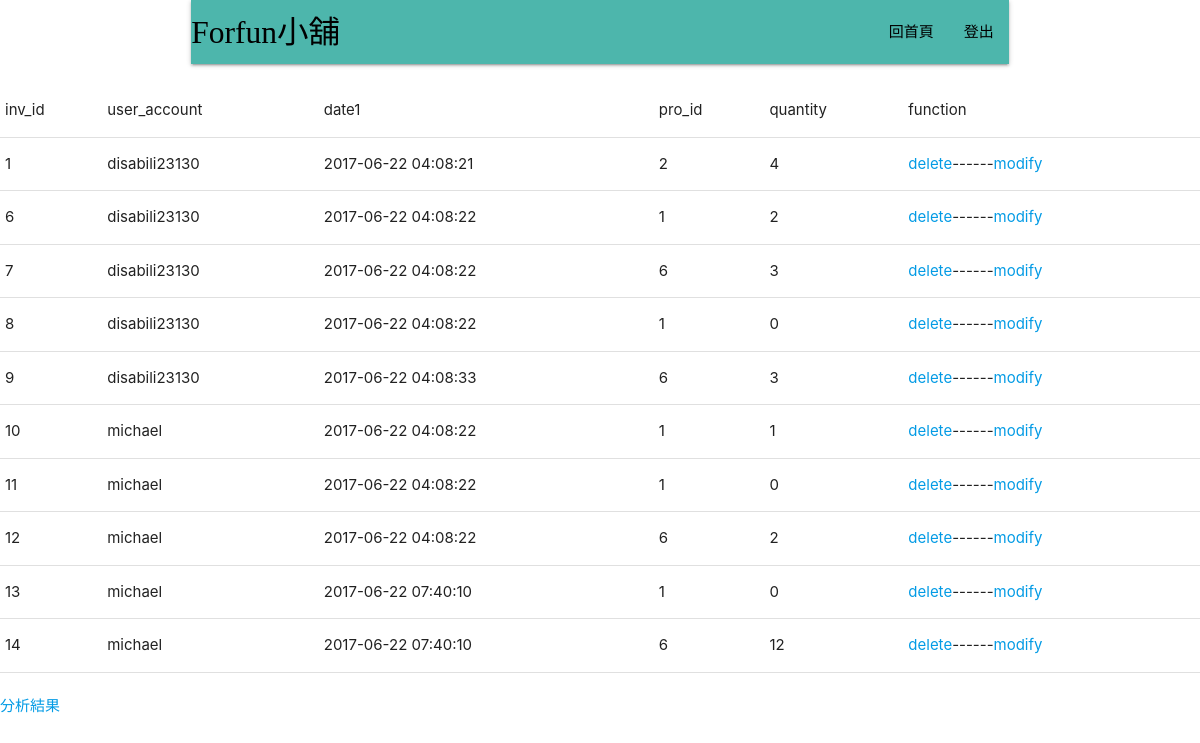
/ordermanage.php, run on the app's committed database.
### tables this page shows
CREATE TABLE `invoice` (
  `inv_id` int(10) NOT NULL,
  `user_account` varchar(40) NOT NULL,
  `date1` timestamp NOT NULL,
  `pro_id` int(10) NOT NULL,
  `quantity` int(10) NOT NULL
);

### ordermanage.php (the view, shortened to what this page needs)
 <!DOCTYPE html>
    <html>
      <head>
        <link href="materialize/css/materialize.min.css" rel="stylesheet">
        <link type="text/css" rel="stylesheet" href="materialize/css/materialize.min.css"  media="screen,projection"/>
      </head>
      <body>
        <div class="container">
          <div class="row">
            <div class="col s12">
               <nav>
                <div class="nav-wrapper teal lighten-2 hoverable">
                  <a  class="brand-logo"><span style="font-family:Microsoft JhengHei;"><font color="black">Forfun小舖</font></span></a>
                  <ul id="nav-mobile" class="right hide-on-med-and-down">
                    <li><a href="logHome2.php"><span style="font-family:Microsoft JhengHei;"><font color="black">回首頁</font></span></a></li>
                    <li><a href="logout.php"><span style="font-family:Microsoft JhengHei;"><font color="black">登出</font></span></a></li>
                  </ul>
                </div>
              </nav>
            </div></div></div>
<?php
include("include.php");
$sql="SELECT * FROM invoice";
$result=mysqli_query($link,$sql);
echo "<table border=1>";
echo "<tr><td>inv_id</td><td>user_account</td><td>date1</td><td>pro_id</td><td>quantity</td><td>function</td></tr>";
while($row=mysqli_fetch_array($result)){
  echo "<tr>";
  echo "<td>".$row[0]."</td>";
  $id=$row["inv_id"];
  echo "<td>".$row[1]."</td>";
  echo "<td>".$row[2]."</td>";
  echo "<td>".$row[3]."</td>";
  echo "<td>".$row[4]."</td>";
  echo "<td><a href=deleteorder.php?id=$id>delete</a>";
  echo "------";
  echo "<a href=modiorder.php?id=$id>modify</a></td>";
  echo "</tr>";
}
echo "</table>";
echo "<br><a href=analysis.php>分析結果</a>";

### data on the page
invoice: inv "1", user_account "disabili23130", date1 "2017-06-22 04:08:21", pro "2", quantity "4"
invoice: inv "6", user_account "disabili23130", date1 "2017-06-22 04:08:22", pro "1", quantity "2"
invoice: inv "7", user_account "disabili23130", date1 "2017-06-22 04:08:22", pro "6", quantity "3"
invoice: inv "8", user_account "disabili23130", date1 "2017-06-22 04:08:22", pro "1", quantity "0"
invoice: inv "9", user_account "disabili23130", date1 "2017-06-22 04:08:33", pro "6", quantity "3"
invoice: inv "10", user_account "michael", date1 "2017-06-22 04:08:22", pro "1", quantity "1"
invoice: inv "11", user_account "michael", date1 "2017-06-22 04:08:22", pro "1", quantity "0"
invoice: inv "12", user_account "michael", date1 "2017-06-22 04:08:22", pro "6", quantity "2"
invoice: inv "13", user_account "michael", date1 "2017-06-22 07:40:10", pro "1", quantity "0"
invoice: inv "14", user_account "michael", date1 "2017-06-22 07:40:10", pro "6", quantity "12"
